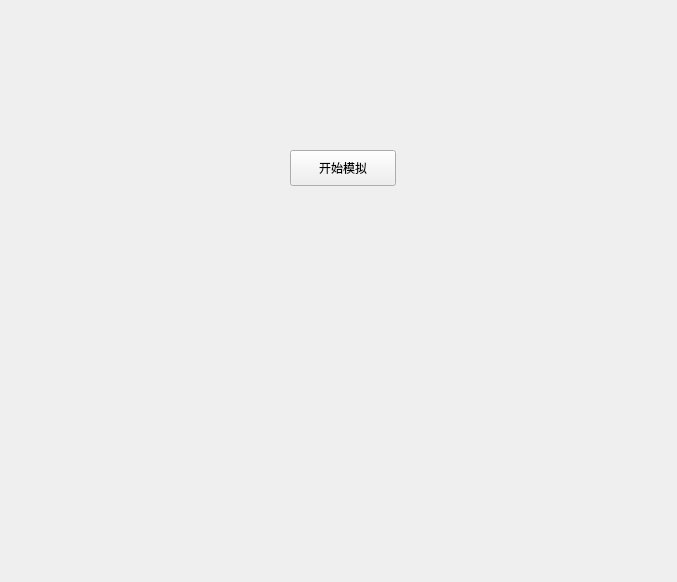
<?xml version="1.0" encoding="UTF-8"?>
<ui version="4.0">
 <class>Form</class>
 <widget class="QWidget" name="Form">
  <property name="geometry">
   <rect>
    <x>0</x>
    <y>0</y>
    <width>677</width>
    <height>582</height>
   </rect>
  </property>
  <property name="windowTitle">
   <string>Form</string>
  </property>
  <widget class="QPushButton" name="button">
   <property name="geometry">
    <rect>
     <x>290</x>
     <y>150</y>
     <width>106</width>
     <height>36</height>
    </rect>
   </property>
   <property name="text">
    <string>开始模拟</string>
   </property>
  </widget>
  <widget class="QLabel" name="label">
   <property name="geometry">
    <rect>
     <x>180</x>
     <y>230</y>
     <width>391</width>
     <height>22</height>
    </rect>
   </property>
   <property name="text">
    <string/>
   </property>
  </widget>
 </widget>
 <resources/>
 <connections/>
</ui>
